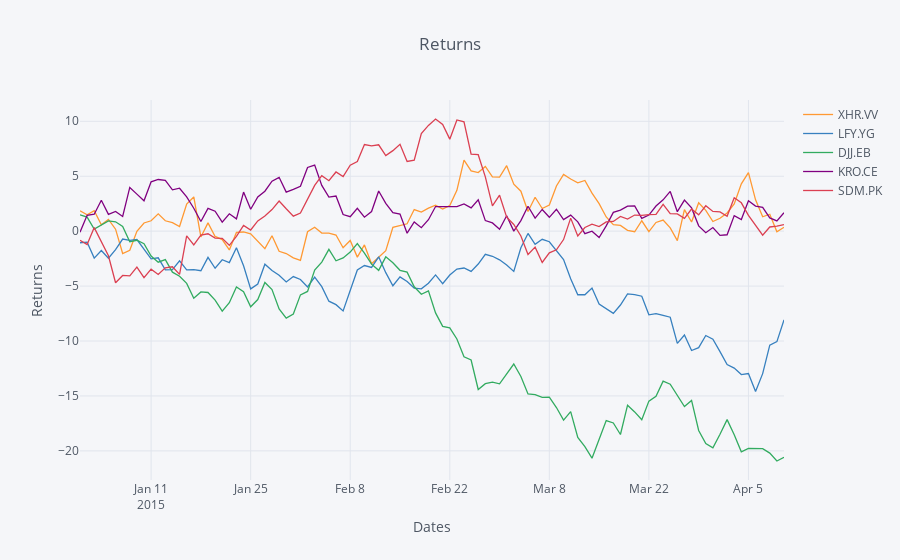

The code cell stored with this chart in its notebook:
### Markdown cell above
#### Plotting Offline with Cufflinks

### Code cell
import cufflinks as cf
iplot(cf.datagen.lines().iplot(asFigure=True,
                               kind='scatter',xTitle='Dates',yTitle='Returns',title='Returns'))
